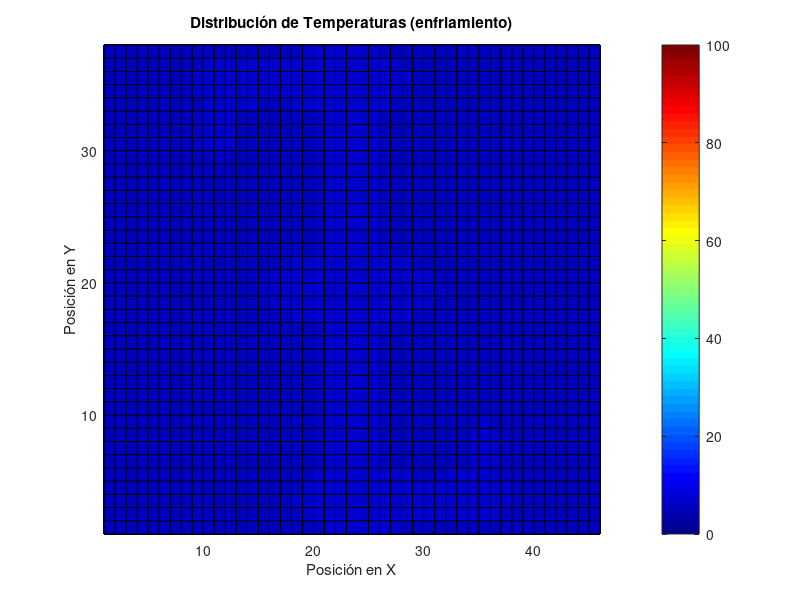
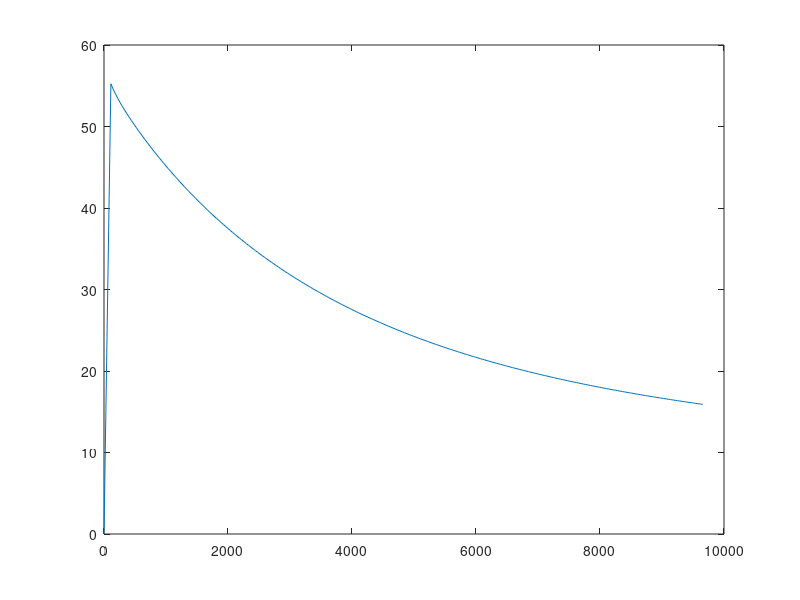

These figures' MATLAB source, in order: (Note: this script raises an error after producing the figures.)
clear all
%Constantes del problema:

    %Parámetros geometricos:
    t=0.2;
    Deltax=t/4;
    Deltay=t/4;
    Deltaw=Deltay;

    % conductividades [W/(m-C)]
    k=zeros(3,1);
    k(1,1)=51;  % Acero
    k(2,1)=398; % Cobre
    k(3,1)=205; % Aluminio

    % Densidades [kg/m^3]
    rho=zeros(3,1);
    rho(1,1)=7870;  % Acero
    rho(2,1)=8960;  % Cobre
    rho(3,1)=2700;  % Aluminio

    % Calores especificos [J/kg-C]
    c_p=zeros(3,1);
    c_p(1,1)=465;  % Acero
    c_p(2,1)=385;  % Cobre
    c_p(3,1)=897;  % Aluminio

    % Absortividades [m^2/s]
    alpha=k./(rho.*c_p);

    %Coeficiente de convección [W/m^2-C]
    h=200;

    %Tempeartura del aire
    T_inf=5;

%Generamos tabla con taos maximos para cada tipo de nodo y tiempos máximos:
    
    tao_max=zeros(15,1,3);    %Numero de ecuaciones=15 y son 3 tipos de materiales.
    Deltat_max=zeros(15,1,3); %[s]

    %Nodo A:
    tao_max(1,1,:)=1/4;
    
    %Nodos B:
    for m=1:3
        tao_max(2,1,m)=(1/((2*h*Deltaw)/k(m,1)+4));
    end

    %Nodos C:

    for m=1:3
        tao_max(3,1,m)=(1/((2*h*Deltaw)/k(m,1)+4));
    end

    %Nodos D:

    for m=1:3
        tao_max(4,1,m)=(1/((2*h*Deltaw)/k(m,1)+4));
    end

    %Nodos E:

    for m=1:3
        tao_max(5,1,m)=(1/((2*h*Deltaw)/k(m,1)+4));
    end

    %Nodos F:

    for m=1:3
        tao_max(6,1,m)=(1/((4*h*Deltaw)/k(m,1)+4));
    end

    %Nodos G:

    for m=1:3
        tao_max(7,1,m)=(1/((4*h*Deltaw)/k(m,1)+4));
    end

    %Nodos H:

    for m=1:3
        tao_max(8,1,m)=(1/((4*h*Deltaw)/k(m,1)+4));
    end

     %Nodos I:

    for m=1:3
        tao_max(9,1,m)=(1/((4*h*Deltaw)/k(m,1)+4));
    end

    %Nodos J:

    for m=1:3
        tao_max(10,1,m)=(1/((4*h*Deltaw)/(3*k(m,1))+4));
    end

    %Nodos K:

    for m=1:3
        tao_max(11,1,m)=(1/((4*h*Deltaw)/(3*k(m,1))+4));
    end

    %Nodos L:

    for m=1:3
        tao_max(12,1,m)=(1/((4*h*Deltaw)/(3*k(m,1))+4));
    end

    %Nodos M:

    for m=1:3
        tao_max(13,1,m)=(1/((4*h*Deltaw)/(3*k(m,1))+4));
    end

    %Nodos N:

    for m=1:3
        tao_max(14,1,:)=1/4;
    end

    %Nodo o:

    for m=1:3
        tao_max(15,1,m)=(1/((2*h*Deltaw)/(k(m,1))+4));
    end

    %Nodo p:

    for m=1:3
        tao_max(16,1,m)=(1/((2*h*Deltaw)/(k(m,1))+4));
    end

    %Hallamos tiempos m para cada caso

    for m=1:16
        for n=1:3
             Deltat_min(m,1,n)=((Deltaw^2)*tao_max(m,1,n))/(alpha(n,1));
        end
    end


 % Hallamos el tiempo mínimo que se pueda usar para cada material truncando
 % el valor por debajo para que quede entero (y un poco menor del valor máximo)
    
    Deltat=zeros(3,1);

    for m=1:3
        Deltat(m,1)=min(floor(Deltat_min(:,1,m)));
    end

    %Obtenemos pasos mínimos para el acero de 32s, para el cobre de 4
    %s, y para el aluminio de 5s
   
 % Recalculamos los taos para cada tipo de ecuaciones según el tiempo
 % mínimo obtenido anteriomente

    tao=(1/(Deltaw^2))*(alpha.*Deltat);

 % Generamos matriz de NODOS: según la distribución nodal planteada se
 % tiene una matriz de 45*37 para un totoal de 1665 nodos. 
 % EN ESTE SCRIPT SOLO SOLUCIONAMOS PARA EL ACERO
 
 T=ones(45,37,1);
 T=5.*T; % Se llenan los nodos, con una temperatura igual al de los gases

    % CONDICION INICIAL:

    for m=1:45
        for n=33:37
            T(m,n,1)=100;
        end
    end

    for m=9:13
        for n=21:32
            T(m,n,1)=100;
        end
    end

    for m=21:25
        for n=21:32
            T(m,n,1)=100;
        end
    end

    for m=1:45
        for n=19:21
            T(m,n,1)=100;
        end
    end

    %Condición de simetría:

    for m=1:45
        for n=1:19
            T(m,n,1)=T(-m+46,-n+38,1);
        end
    end

% Crear un mallado con colores (para los nodos, no es fiel al tamaño real 
% los elementos, esta malla considera que todos los elementos tiene el mis
% tamaño lo cual es falso (no para los cálculo pero sí para la 
% representación gráfica))

    figure;

    %Corregimos tamaño de la matriz:
        l=T(:,:,1);
        for m=45:45
             for n=1:37
                 l(m+1,n+1)=l(m,n);
             end
         end

            for m=1:45
                for n=37:37
                    l(m+1,n+1)=1;
                end
            end

    pcolor(l(:,:,1)');
    %shading interp;  % Interpolación para suavizar los colores

    % Definir una escala de colores personalizada 
    colormap(jet);  % Utilizamos el mapa de colores "jet" 

    % Agregar una barra de colores
    colorbar;

    % Etiquetas y título del gráfico
    xlabel('Posición en X');
    ylabel('Posición en Y');
    title('Distribución de Temperaturas (enfriamiento)');
   
    %  ajustar los ejes si es necesario
    %axis([0, 46, 0, 38]);
    

 % COMENZAMOS A SOLUCIONAR: se debe programar cada ecuación cada iteración
 % del while, el criterio de parada se definirá proximamente:

   ts=2; %  time steep (paso temporal)

   % Se itera hasta alcanzar estado estable:
   prom_residuals=1;
   counter=0;
   while(prom_residuals>10^(-2))

   %Nodos A:


    T(:,:,ts)=T(:,:,ts-1);

   for m=2:44
       for n=34:36
           T(m,n,ts)=T(m,n,ts-1)*(1-4*tao(1))+tao(1)*(T(m-1,n,ts-1)+T(m+1,n,ts-1)+T(m,n-1,ts-1)+T(m,n+1,ts-1));
       end
   end

   for m=10:12
       for n=21:33
           T(m,n,ts)=T(m,n,ts-1)*(1-4*tao(1))+tao(1)*(T(m-1,n,ts-1)+T(m+1,n,ts-1)+T(m,n-1,ts-1)+T(m,n+1,ts-1));
       end
   end

   for m=22:24
       for n=21:33
           T(m,n,ts)=T(m,n,ts-1)*(1-4*tao(1))+tao(1)*(T(m-1,n,ts-1)+T(m+1,n,ts-1)+T(m,n-1,ts-1)+T(m,n+1,ts-1));
       end
   end

   for m=2:44
       for n=20:20
           T(m,n,ts)=T(m,n,ts-1)*(1-4*tao(1))+tao(1)*(T(m-1,n,ts-1)+T(m+1,n,ts-1)+T(m,n-1,ts-1)+T(m,n+1,ts-1));
       end
   end

   %Nodos B:
    
   for m=1:1
       for n=20:20
          T(m,n,ts)=T(m,n,ts-1)*(1-tao(1)*(((2*h*Deltaw)/k(1))+4))+tao(1)*(2*T(m+1,n,ts-1)+T(m,n-1,ts-1)+T(m,n+1,ts-1)+(2*h*Deltaw/k(1))*T_inf);
           
       end
   end

   for m=1:1
       for n=34:36
           T(m,n,ts)=T(m,n,ts-1)*(1-tao(1)*(((2*h*Deltaw)/k(1))+4))+tao(1)*(2*T(m+1,n,ts-1)+T(m,n-1,ts-1)+T(m,n+1,ts-1)+(2*h*Deltaw/k(1))*T_inf);
       end
   end

   for m=9:9
       for n=22:32
            T(m,n,ts)=T(m,n,ts-1)*(1-tao(1)*(((2*h*Deltaw)/k(1))+4))+tao(1)*(2*T(m+1,n,ts-1)+T(m,n-1,ts-1)+T(m,n+1,ts-1)+(2*h*Deltaw/k(1))*T_inf);
       end
   end

   for m=21:21
       for n=22:32
            T(m,n,ts)=T(m,n,ts-1)*(1-tao(1)*(((2*h*Deltaw)/k(1))+4))+tao(1)*(2*T(m+1,n,ts-1)+T(m,n-1,ts-1)+T(m,n+1,ts-1)+(2*h*Deltaw/k(1))*T_inf);
       end
   end
    
   %Nodos C:

   for m=13:13
       for n=22:32
            T(m,n,ts)=T(m,n,ts-1)*(1-tao(1)*(((2*h*Deltaw)/k(1))+4))+tao(1)*(2*T(m-1,n,ts-1)+T(m,n-1,ts-1)+T(m,n+1,ts-1)+(2*h*Deltaw/k(1))*T_inf);
       end
   end

   for m=25:25
       for n=22:32
            T(m,n,ts)=T(m,n,ts-1)*(1-tao(1)*(((2*h*Deltaw)/k(1))+4))+tao(1)*(2*T(m-1,n,ts-1)+T(m,n-1,ts-1)+T(m,n+1,ts-1)+(2*h*Deltaw/k(1))*T_inf);
       end
   end

   for m=45:45
       for n=20:20
            T(m,n,ts)=T(m,n,ts-1)*(1-tao(1)*(((2*h*Deltaw)/k(1))+4))+tao(1)*(2*T(m-1,n,ts-1)+T(m,n-1,ts-1)+T(m,n+1,ts-1)+(2*h*Deltaw/k(1))*T_inf);
       end
   end

   for m=45:45
       for n=34:36
            T(m,n,ts)=T(m,n,ts-1)*(1-tao(1)*(((2*h*Deltaw)/k(1))+4))+tao(1)*(2*T(m-1,n,ts-1)+T(m,n-1,ts-1)+T(m,n+1,ts-1)+(2*h*Deltaw/k(1))*T_inf);
       end
   end

   %Nodos D:

   for m=2:44
       for n=37:37
           T(m,n,ts)=T(m,n,ts-1)*(1-tao(1)*(((2*h*Deltaw)/k(1))+4))+tao(1)*(2*T(m,n-1,ts-1)+T(m-1,n,ts-1)+T(m+1,n,ts-1)+(2*h*Deltaw/k(1))*T_inf);
       end
   end

   for m=2:8
       for n=21:21
           T(m,n,ts)=T(m,n,ts-1)*(1-tao(1)*(((2*h*Deltaw)/k(1))+4))+tao(1)*(2*T(m,n-1,ts-1)+T(m-1,n,ts-1)+T(m+1,n,ts-1)+(2*h*Deltaw/k(1))*T_inf);
       end
   end

   for m=14:20
       for n=21:21
           T(m,n,ts)=T(m,n,ts-1)*(1-tao(1)*(((2*h*Deltaw)/k(1))+4))+tao(1)*(2*T(m,n-1,ts-1)+T(m-1,n,ts-1)+T(m+1,n,ts-1)+(2*h*Deltaw/k(1))*T_inf);
       end
   end

   for m=26:44
       for n=21:21
           T(m,n,ts)=T(m,n,ts-1)*(1-tao(1)*(((2*h*Deltaw)/k(1))+4))+tao(1)*(2*T(m,n-1,ts-1)+T(m-1,n,ts-1)+T(m+1,n,ts-1)+(2*h*Deltaw/k(1))*T_inf);
       end
   end

   %Nodos E

   for m=2:8
       for n=33:33
           T(m,n,ts)=T(m,n,ts-1)*(1-tao(1)*(((2*h*Deltaw)/k(1))+4))+tao(1)*(2*T(m,n+1,ts-1)+T(m-1,n,ts-1)+T(m+1,n,ts-1)+(2*h*Deltaw/k(1))*T_inf);
       end
   end

   for m=14:20
       for n=33:33
            T(m,n,ts)=T(m,n,ts-1)*(1-tao(1)*(((2*h*Deltaw)/k(1))+4))+tao(1)*(2*T(m,n+1,ts-1)+T(m-1,n,ts-1)+T(m+1,n,ts-1)+(2*h*Deltaw/k(1))*T_inf);
       end
   end

   for m=26:44
       for n=33:33
            T(m,n,ts)=T(m,n,ts-1)*(1-tao(1)*(((2*h*Deltaw)/k(1))+4))+tao(1)*(2*T(m,n+1,ts-1)+T(m-1,n,ts-1)+T(m+1,n,ts-1)+(2*h*Deltaw/k(1))*T_inf);
       end
   end

   %Nodos F

   for m=1:1
       for n=37:37
           T(m,n,ts)=T(m,n,ts-1)*(1-tao(1)*(((4*h*Deltaw)/k(1))+4))+tao(1)*(2*T(m,n-1,ts-1)+2*T(m+1,n,ts-1)+(4*h*Deltaw/k(1))*T_inf);
       end
   end

   for m=1:1
       for n=21:21
           T(m,n,ts)=T(m,n,ts-1)*(1-tao(1)*(((4*h*Deltaw)/k(1))+4))+tao(1)*(2*T(m,n-1,ts-1)+2*T(m+1,n,ts-1)+(4*h*Deltaw/k(1))*T_inf);
       end
   end

   %Nodos G

   for m=1:1
       for n=33:33
           T(m,n,ts)=T(m,n,ts-1)*(1-tao(1)*(((4*h*Deltaw)/k(1))+4))+tao(1)*(2*T(m,n+1,ts-1)+2*T(m+1,n,ts-1)+(4*h*Deltaw/k(1))*T_inf);
       end
   end

   %Nodos H

   for m=45:45
       for n=37:37
           T(m,n,ts)=T(m,n,ts-1)*(1-tao(1)*(((4*h*Deltaw)/k(1))+4))+tao(1)*(2*T(m-1,n,ts-1)+2*T(m,n-1,ts-1)+(4*h*Deltaw/k(1))*T_inf);
       end
   end

   for m=45:45
       for n=21:21
           T(m,n,ts)=T(m,n,ts-1)*(1-tao(1)*(((4*h*Deltaw)/k(1))+4))+tao(1)*(2*T(m-1,n,ts-1)+2*T(m,n-1,ts-1)+(4*h*Deltaw/k(1))*T_inf);
       end
   end

   %Nodos I

   for m=45:45
       for n=33:33
           T(m,n,ts)=T(m,n,ts-1)*(1-tao(1)*(((4*h*Deltaw)/k(1))+4))+tao(1)*(2*T(m-1,n,ts-1)+2*T(m,n+1,ts-1)+(4*h*Deltaw/k(1))*T_inf);
       end
   end

   %Nodos J

   for m=9:9
       for n=33:33
            T(m,n,ts)=T(m,n,ts-1)*(1-tao(1)*(4)*(((h*Deltaw)/(3*k(1)))+1))+tao(1)*(2/3)*(T(m-1,n,ts-1)+2*T(m+1,n,ts-1)+T(m,n-1,ts-1)+2*T(m,n+1,ts-1)+(2*h*Deltaw/k(1))*T_inf);
       end
   end


   for m=21:21
       for n=33:33
            T(m,n,ts)=T(m,n,ts-1)*(1-tao(1)*(4)*(((h*Deltaw)/(3*k(1)))+1))+tao(1)*(2/3)*(T(m-1,n,ts-1)+2*T(m+1,n,ts-1)+T(m,n-1,ts-1)+2*T(m,n+1,ts-1)+(2*h*Deltaw/k(1))*T_inf);
       end
   end
    
    %Nodos K
  

   for m=13:13
       for n=33:33
             T(m,n,ts)=T(m,n,ts-1)*(1-tao(1)*(4)*(((h*Deltaw)/(3*k(1)))+1))+tao(1)*(2/3)*(2*T(m-1,n,ts-1)+T(m+1,n,ts-1)+T(m,n-1,ts-1)+2*T(m,n+1,ts-1)+(2*h*Deltaw/k(1))*T_inf);
       end
   end

   for m=25:25
       for n=33:33
            T(m,n,ts)=T(m,n,ts-1)*(1-tao(1)*(4)*(((h*Deltaw)/(3*k(1)))+1))+tao(1)*(2/3)*(2*T(m-1,n,ts-1)+T(m+1,n,ts-1)+T(m,n-1,ts-1)+2*T(m,n+1,ts-1)+(2*h*Deltaw/k(1))*T_inf);
       end
   end

    %Nodos L

   for m=9:9
       for n=21:21
            T(m,n,ts)=T(m,n,ts-1)*(1-tao(1)*(4)*(((h*Deltaw)/(3*k(1)))+1))+tao(1)*(2/3)*(T(m-1,n,ts-1)+2*T(m+1,n,ts-1)+2*T(m,n-1,ts-1)+T(m,n+1,ts-1)+(2*h*Deltaw/k(1))*T_inf);
       end
   end

   for m=21:21
       for n=21:21
            T(m,n,ts)=T(m,n,ts-1)*(1-tao(1)*(4)*(((h*Deltaw)/(3*k(1)))+1))+tao(1)*(2/3)*(T(m-1,n,ts-1)+2*T(m+1,n,ts-1)+2*T(m,n-1,ts-1)+T(m,n+1,ts-1)+(2*h*Deltaw/k(1))*T_inf);
       end
   end

   %Nodos M

   for m=13:13
       for n=21:21
            T(m,n,ts)=T(m,n,ts-1)*(1-tao(1)*(4)*(((h*Deltaw)/(3*k(1)))+1))+tao(1)*(2/3)*(2*T(m-1,n,ts-1)+T(m+1,n,ts-1)+2*T(m,n-1,ts-1)+T(m,n+1,ts-1)+(2*h*Deltaw/k(1))*T_inf);
       end
   end

   for m=25:25
       for n=21:21
            T(m,n,ts)=T(m,n,ts-1)*(1-tao(1)*(4)*(((h*Deltaw)/(3*k(1)))+1))+tao(1)*(2/3)*(2*T(m-1,n,ts-1)+T(m+1,n,ts-1)+2*T(m,n-1,ts-1)+T(m,n+1,ts-1)+(2*h*Deltaw/k(1))*T_inf);
       end
   end

   %Nodos N

   for m=2:44
       for n=19:19
           T(m,n,ts)=T(m,n,ts-1)*(1-4*tao(1))+tao(1)*(2*T(m,n+1,ts-1)+T(m-1,n,ts-1)+T(m+1,n,ts-1));
       end
   end

   %Nodo O

   for m=1:1
       for n=19:19
            T(m,n,ts)=T(m,n,ts-1)*(1-tao(1)*(((2*h*Deltaw)/k(1))+4))+tao(1)*2*(T(m,n+1,ts-1)+T(m+1,n,ts-1)+(h*Deltaw/k(1))*T_inf);
       end
   end

   %Nodo P

   for m=45:45
       for n=19:19
            T(m,n,ts)=T(m,n,ts-1)*(1-tao(1)*(((2*h*Deltaw)/k(1))+4))+tao(1)*2*(T(m-1,n,ts-1)+T(m,n+1,ts-1)+(h*Deltaw/k(1))*T_inf);
       end
   end

   %Condición de simetría:

    for m=1:45
        for n=1:19
            T(m,n,ts)=T(-m+46,-n+38,ts);
        end
    end

    for m=45:45
        for n=1:37
            l(m+1,n+1,ts)=1;
        end
    end

    for m=1:45
        for n=37:37
            l(m+1,n+1,1)=1;
        end
    end

    l=T(:,:,ts);

    for m=45:45
          for n=1:37
               l(m+1,n+1)=l(m,n);
          end
    end

    for m=1:45
          for n=37:37
               l(m+1,n+1)=l(m,n);
          end
    end

    residuals=abs(T(:,:,ts)-T(:,:,ts-1));
    prom_residuals=mean(residuals,"all");
    
    pcolor(l');
    % Definir una escala de colores personalizada 
    colormap(jet);  % Utilizamos el mapa de colores "jet" 

    % Agregar una barra de colores
    colorbar;

    % Etiquetas y título del gráfico
    xlabel('Posición en X');
    ylabel('Posición en Y');
    title('Distribución de Temperaturas (enfriamiento)');
    hold on
    pause(0.01)
   
    if(T(23,19,ts)<=15 && counter==0)
        ts_crit=ts;
        counter=1;
    end

    ts=ts+1;
    T_prom(ts)=mean(T(:,:),"all");
    time(ts)=ts*Deltat(1,1);
    
   end

   figure
   plot(time,T_prom);
   yline(5,'-');
   xlabel('Tiempo [s]');
   ylabel('Temperatura promedio[C]');
   title('Temperatura promedio vs tiempo (AISI 1010 en aire, enfriamiento)');
   



    